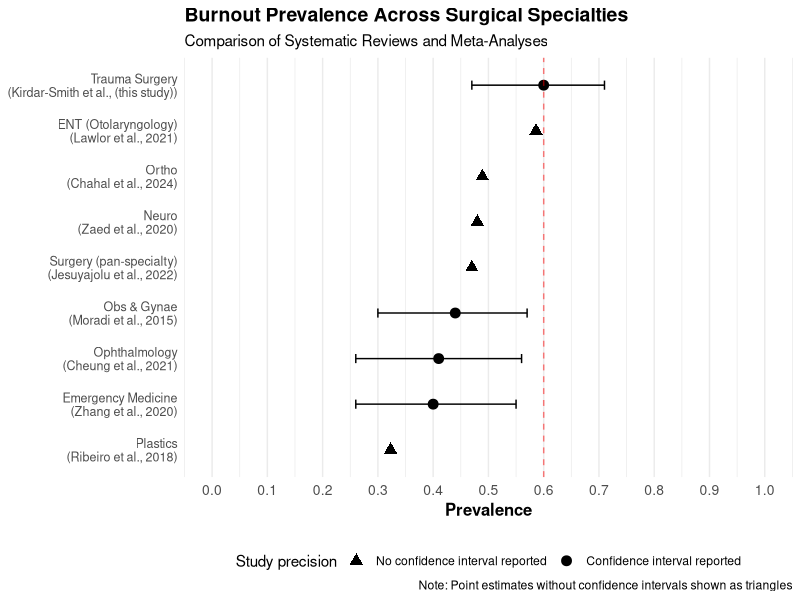

The R script that drew this image:
# Load required libraries with checks
required_packages <- c("tidyverse")
lapply(required_packages, function(pkg) {
  if (!requireNamespace(pkg, quietly = TRUE)) {
    install.packages(pkg)
  }
  library(pkg, character.only = TRUE)
})

# Load required libraries
library(tidyverse)

# Read data
burnout_data <- read.csv("burnout_comparison_updated.csv")

# Create indicator for studies with CIs and format specialty labels
burnout_data <- burnout_data %>%
  mutate(
    has_ci = !is.na(CI_Lower),
    # Create combined specialty and author label
    specialty_label = case_when(
      Paper != "" ~ paste0(Specialty, "\n(", Paper, ")"),
      Specialty == "Trauma" ~ "Trauma Surgery\n(Kirdar-Smith et al., (this study))",
      TRUE ~ Specialty
    )
  )

# Create forest plot
forest_plot <- ggplot(burnout_data, aes(y = reorder(specialty_label, Burnout_Prevelance))) +
  # Add points and error bars
  geom_point(aes(x = Burnout_Prevelance, shape = has_ci), size = 3) +
  geom_errorbarh(
    aes(xmin = CI_Lower, xmax = CI_Upper, x = Burnout_Prevelance),
    height = 0.2,
    data = burnout_data %>% filter(has_ci)
  ) +
  # Add reference line for trauma estimate
  geom_vline(xintercept = 0.60, linetype = "dashed", color = "red", alpha = 0.5) +
  # Labels and formatting
  labs(
    title = "Burnout Prevalence Across Surgical Specialties",
    subtitle = "Comparison of Systematic Reviews and Meta-Analyses",
    x = "Prevalence",
    y = NULL,
    caption = "Note: Point estimates without confidence intervals shown as triangles"
  ) +
  theme_minimal() +
  theme(
    panel.grid.major.y = element_blank(),
    panel.grid.minor.y = element_blank(),
    axis.text = element_text(size = 10),
    axis.text.y = element_text(size = 9, lineheight = 0.9),
    axis.title = element_text(size = 12, face = "bold"),
    plot.title = element_text(size = 14, face = "bold"),
    legend.position = "bottom",
    legend.box = "vertical",
    legend.margin = margin(t = 10),
    plot.margin = margin(5.5, 5.5, 5.5, 5.5, "pt")
  ) +
  scale_x_continuous(limits = c(0, 1), breaks = seq(0, 1, 0.1)) +
  scale_shape_manual(values = c(17, 19),
                    labels = c("No confidence interval reported", "Confidence interval reported"),
                    name = "Study precision")

# Print the plot
print(forest_plot)

# Save the plot if needed (uncomment to use)
# ggsave("burnout_forest_plot.pdf", forest_plot, width = 12, height = 8, units = "inches")
